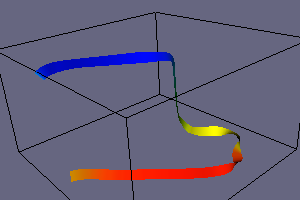

The Python source for this figure:
#!/usr/bin/env python

# Trace streamlines through office airflow data using vtkStreamTracer
# with a Runge-Kutta 4/5 integrator and display as ribbons.

import os

# Factory overrides
import vtkmodules.vtkInteractionStyle  # noqa: F401
import vtkmodules.vtkRenderingOpenGL2  # noqa: F401

from vtkmodules.vtkCommonMath import vtkRungeKutta45
from vtkmodules.vtkFiltersCore import (
    vtkAssignAttribute,
    vtkStructuredGridOutlineFilter,
)
from vtkmodules.vtkFiltersFlowPaths import vtkStreamTracer
from vtkmodules.vtkFiltersModeling import vtkRibbonFilter
from vtkmodules.vtkIOLegacy import vtkStructuredGridReader
from vtkmodules.vtkRenderingCore import (
    vtkActor,
    vtkPolyDataMapper,
    vtkRenderWindow,
    vtkRenderWindowInteractor,
    vtkRenderer,
)

# Data directory
data_dir = os.environ.get("VPE_DATA_DIR", os.path.dirname(os.path.abspath(__file__)))

# Read office airflow data
reader = vtkStructuredGridReader()
reader.SetFileName(os.path.join(data_dir, "office.binary.vtk"))
reader.Update()

# Outline
outline = vtkStructuredGridOutlineFilter()
outline.SetInputConnection(reader.GetOutputPort())

outline_mapper = vtkPolyDataMapper()
outline_mapper.SetInputConnection(outline.GetOutputPort())

outline_actor = vtkActor()
outline_actor.SetMapper(outline_mapper)
outline_actor.GetProperty().SetColor(0, 0, 0)

# Stream tracer with RK45 integrator
rk = vtkRungeKutta45()

streamer = vtkStreamTracer()
streamer.SetInputConnection(reader.GetOutputPort())
streamer.SetStartPosition(0.1, 2.1, 0.5)
streamer.SetMaximumPropagation(500)
streamer.SetIntegrationStepUnit(2)
streamer.SetMinimumIntegrationStep(0.1)
streamer.SetMaximumIntegrationStep(1.0)
streamer.SetInitialIntegrationStep(0.2)
streamer.SetIntegrationDirection(0)
streamer.SetIntegrator(rk)
streamer.SetRotationScale(0.5)
streamer.SetMaximumError(1.0e-8)

aa = vtkAssignAttribute()
aa.SetInputConnection(streamer.GetOutputPort())
aa.Assign("Normals", "NORMALS", "POINT_DATA")

# Ribbon filter
rf = vtkRibbonFilter()
rf.SetInputConnection(aa.GetOutputPort())
rf.SetWidth(0.1)
rf.VaryWidthOff()

stream_mapper = vtkPolyDataMapper()
stream_mapper.SetInputConnection(rf.GetOutputPort())
stream_mapper.SetScalarRange(reader.GetOutput().GetScalarRange())

stream_actor = vtkActor()
stream_actor.SetMapper(stream_mapper)

# Renderer
renderer = vtkRenderer()
renderer.AddActor(outline_actor)
renderer.AddActor(stream_actor)
renderer.SetBackground(0.4, 0.4, 0.5)

# Window
render_window = vtkRenderWindow()
render_window.AddRenderer(renderer)
render_window.SetSize(300, 200)
render_window.SetWindowName("stream tracer")

# Interactor
interactor = vtkRenderWindowInteractor()
interactor.SetRenderWindow(render_window)

# Scene
cam = renderer.GetActiveCamera()
cam.SetPosition(-2.35599, -3.35001, 4.59236)
cam.SetFocalPoint(2.255, 2.255, 1.28413)
cam.SetViewUp(0.311311, 0.279912, 0.908149)
cam.SetClippingRange(1.12294, 16.6226)

interactor.Initialize()
interactor.Start()
